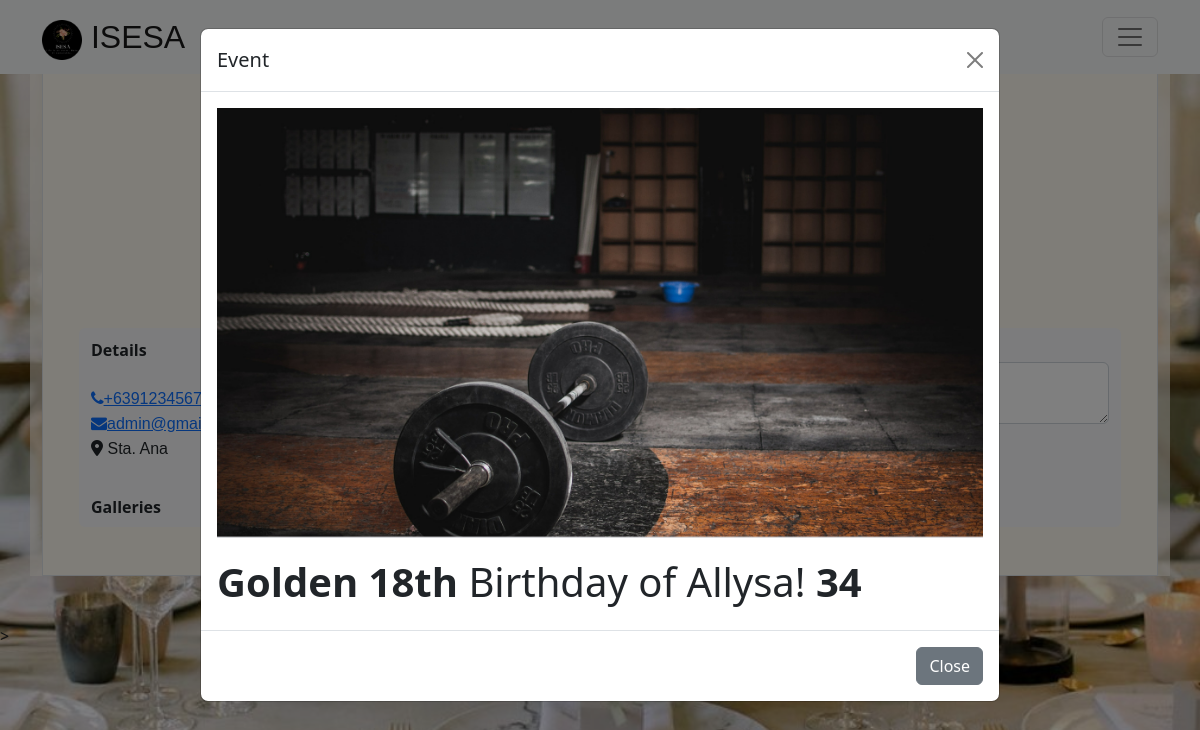
The app's page /supplier/index.php (signed in) with its own data.
### tables this page shows
CREATE TABLE `accounts` (
  `account_id` int(11) NOT NULL,
  `email` varchar(250) NOT NULL,
  `pwd` varchar(250) NOT NULL,
  `supplier_title` varchar(250) DEFAULT NULL,
  `firstname` varchar(250) NOT NULL,
  `lastname` varchar(250) NOT NULL,
  `address` varchar(250) NOT NULL,
  `contact_number` varchar(250) NOT NULL,
  `services` text NOT NULL,
  `account_type` varchar(250) NOT NULL,
  `account_status` varchar(20) NOT NULL DEFAULT 'Pending',
  `code` varchar(20) NOT NULL,
  `category` varchar(50) NOT NULL
);

CREATE TABLE `manage_events` (
  `f_events_id` int(11) NOT NULL,
  `f_events_desc` varchar(250) DEFAULT NULL,
  `f_images` varchar(250) DEFAULT NULL
);

### supplier/index.php (the view, shortened to what this page needs)
<?php
$account_id = $_SESSION['account_id'];
 ?>
<!DOCTYPE html>
<html>
<head>
	<link href="https://cdn.jsdelivr.net/npm/bootstrap@5.2.0/dist/css/bootstrap.min.css" rel="stylesheet">
    <link rel="stylesheet" href="https://cdnjs.cloudflare.com/ajax/libs/font-awesome/4.7.0/css/font-awesome.min.css">
    <link rel="stylesheet" type="text/css" href="asset/css/style.css">
</head>
<body style="background-image: url('asset/images/bg.jpg'); background-repeat: no-repeat; background-size: cover; background-attachment: fixed; background-position: center; ">
<?php include("navigation.php"); ?>
<div class="container" style="background-color: rgba(255, 250, 240, 0.6);">
<div class="container-fluid p-5 my-5 border" style="background-color: floralwhite; padding-top: 20px; ">
    <div class="row">
      <div class="col-12" style="background-color: floralwhite; ">
        <div class="profile_image">
        <div class="image">
                <label for="file" id="file">
        </label>
        </div>
        </div>
      </div>
  </div>
  <div class="row">
      <div class="col-12" style="background-color: floralwhite; ">
      <h1 class="text-center text-capitalize"><?php echo $_SESSION['firstname'] ?> <?php echo $_SESSION['lastname'] ?></h1>
      </div>
  </div>
  <div class="row bg-light rounded" >
    <div class="col-4 " >
<?php
           $sql =mysqli_query($conn,"SELECT * FROM accounts where account_id = $account_id");
           while ($row=mysqli_fetch_array($sql))
           {
              $email = $row['email'];
              $contact_number = $row['contact_number'];
              ?>
              <div class="form-group">
              <label for="exampleFormControlTextarea1" style="font-weight: bold; padding-top: 10px;">Details</label> <br> <br>
              <label for="exampleFormControlTextarea1" style="font-family: Arial, Helvetica, sans-serif;"><a href="tel:<?php echo $contact_number ?>"><i class="fa fa-phone"></i><?php echo $row['contact_number'];?></a></label> <br>
              <label for="exampleFormControlTextarea1" style="font-family: Arial, Helvetica, sans-serif;"><a href="mailto:<?php echo $email ?>"><i class="fa fa-envelope"></i><?php echo $row['email'];?></a></label> <br>
              <label for="exampleFormControlTextarea1" style="font-family: Arial, Helvetica, sans-serif;"><i class="fas fa-map-marker-alt"></i> <?php echo $row['address'];?></label> <br><br>
              <label for="exampleFormControlTextarea1" style="font-weight: bold; padding-top: 10px;">Galleries</label>
              </div>
               <?php      }
           ?>
      </div>
      <div class="col-8 " >
        <form action="test.php" method="POST" enctype="multipart/form-data">
          <div class="form-group">
              <label for="exampleFormControlTextarea1" style="font-weight: bold; padding-top: 10px;">Post</label>
          </div>
              <div class="col-4">
                <label for="file_post" ><i class="fa fa-photo">Photo</i> / <i class="fa fa-video">Video</i></label>
              </div>
              <div class="col-4 ">
                <button name="save_post" class="btn btn-primary btn-sm" style="margin-left: 170%;">POST</button>
              </div>
               <br><br>
          </div>
      </div>
  </div>
  </div>
<div class="modal fade" id="approvalclient" tabindex="-1" aria-labelledby="exampleModalLabel" aria-hidden="true">
  <div class="modal-dialog modal-lg">
    <div class="modal-content">
      <div class="modal-header">
        <h5 class="modal-title" id="exampleModalLabel">Event </h5>
        <button type="button" class="btn-close" data-bs-dismiss="modal" aria-label="Close"></button>
      </div>
        <div class="modal-body">
          <div class="col-md-12 ">
            <?php
           $sql =mysqli_query($conn,"SELECT * FROM manage_events");
           $row=mysqli_fetch_array($sql);
              ?>
              <img src="<?php echo $row['f_images'] ?>" width="100%">
              <div style="margin-top: 20px;"><?php echo $row['f_events_desc'] ?></div>
          </div>
        </div>
        <div class="modal-footer">
          <button type="button" class="btn btn-secondary" data-bs-dismiss="modal">Close</button>
        </div>
    </div>
  </div>
</div>
 >
</body>
</html>

### supplier/asset/css/style.css (style rules this page uses)
.profile_image { width: 200px; position: relative; margin: auto; }
.profile_image .image { position: absolute; bottom: 0; right: 45px; width: 32px; height: 32px; line-height: 33px; overflow: hidden; background-color: lightblue; text-align: center; border-radius: 50%; }

### records on screen
accounts: contact_number "+63912345678", email "admin@gmail.com", address "Sta. Ana"
manage_events: f_images (picture), f_events_desc "Golden 18th Birthday of Allysa! 34"
